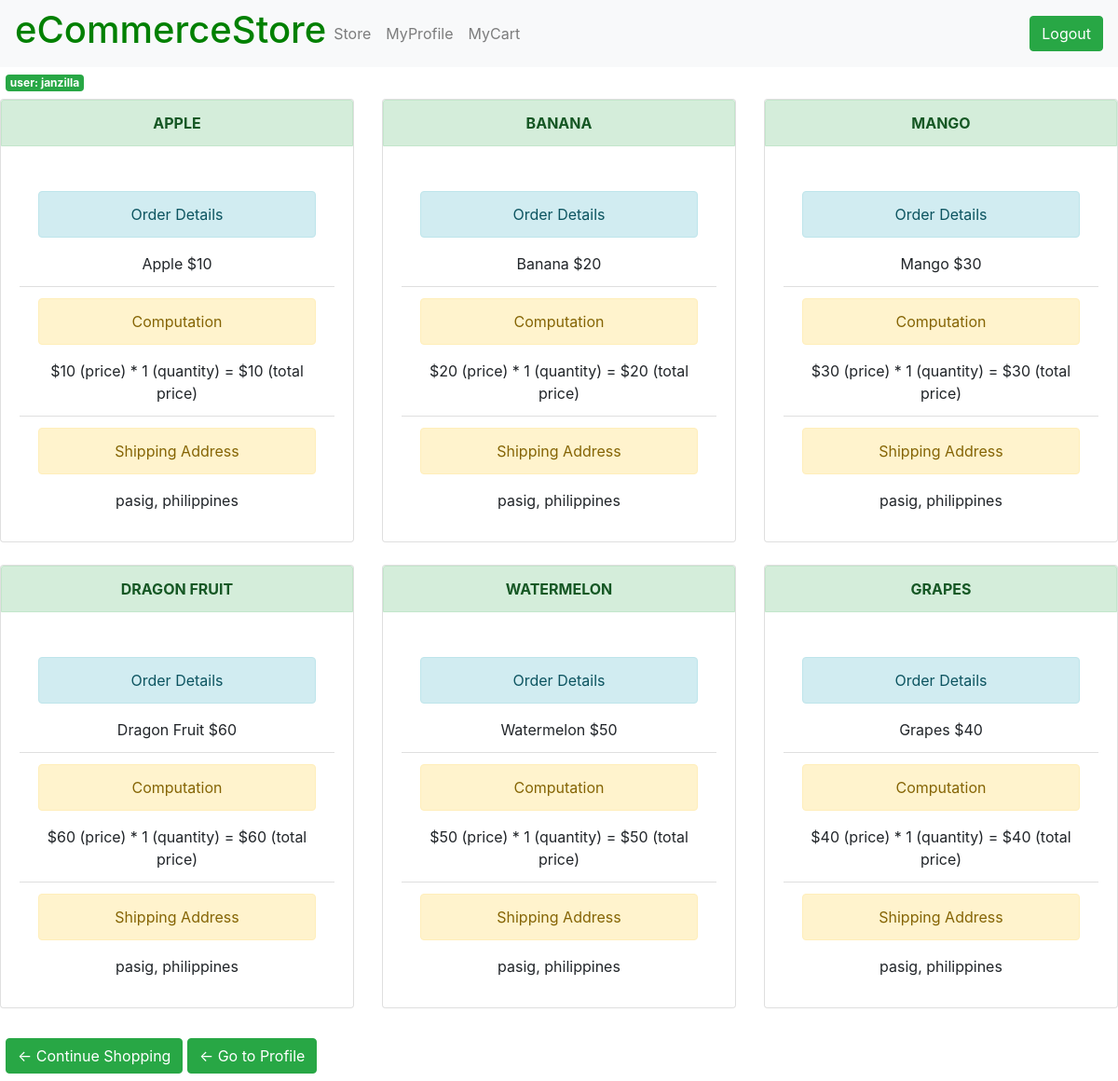
The page /store/cart/ (signed in) on the database its author committed.
### store/models.py (models this page shows, shortened)
class Order(models.Model):
    user = models.ForeignKey(User, null=True, on_delete=models.DO_NOTHING)
    product = models.ForeignKey(Product, null=True, on_delete=models.DO_NOTHING)
    current_user = models.CharField(max_length=100, null=True)
    product_name = models.CharField(max_length=100, null=True)
    product_price = models.IntegerField(default=0, null=True)
    quantity = models.IntegerField(default=0, null=True)
    total_price = models.IntegerField(default=0, null=True)
    shipping_address = models.CharField(max_length=100, null=True)

### store/views.py (the view)
def cart(request):
    current_user = request.user
    myOrders = Order.objects.filter(current_user=current_user)
    context = {'current_user': current_user, 'myOrders': myOrders}
    return render(request, 'store/cart.html', context)

### store/templates/store/cart.html (shortened to what this page needs)
{% extends 'store/base_logged_in.html' %}
{% load static %}
{% block content %}
    <span class="badge bg-success margin white">user: {{ current_user.username }}</span>
    <div class="row row-cols-1 row-cols-md-3 g-4">
        {% for myOrder in myOrders %}
            <div class="col">
                <div class="card">
                    <div class="card-header alert alert-success textCenter" role="alert"><strong>{{ myOrder.product_name }}</strong></div>
                    <div class="card-body">
                        <ul class="list-group list-group-flush">
                            <li class="list-group-item textCenterTwo">
                                <div class="alert alert-info textCenterTwo" role="alert">Order Details</div>
                                {{ myOrder.product_name }} ${{ myOrder.product_price }}
                            </li>
                            <li class="list-group-item textCenterTwo">
                                <div class="alert alert-warning" role="alert">Computation</div>
                                ${{ myOrder.product_price }} (price) * {{ myOrder.quantity }} (quantity) = ${{ myOrder.total_price }} (total price)
                            </li>
                            <li class="list-group-item textCenterTwo">
                                <div class="alert alert-warning" role="alert">Shipping Address</div>
                                {{ myOrder.shipping_address }}
                            </li>
                        </ul>
                    </div>
                </div>
                <br>
            </div>
        {% endfor %}
    </div>
    <div class="margin">
        <a class="btn btn-success" href="{% url 'store:mystore' %}">&#x2190; Continue Shopping</a>
        <a class="btn btn-success" href="{% url 'store:profile' %}">&#x2190; Go to Profile</a>
    </div>
{% endblock content %}

### store/static/store/style.css (style rules this page uses)
.margin { margin: 1vh 0px 1vh 0.5vw; }
.white { color: white; }
.textCenter { text-align: center; text-transform: uppercase; }
.textCenterTwo { text-align: center; }
::placeholder { text-align: center; font-style: italic; }

### rows shown on the page
Order: product_name "APPLE", product_name "Apple", product_price "10", quantity "1", total_price "10", shipping_address "pasig, philippines"
Order: product_name "BANANA", product_name "Banana", product_price "20", quantity "1", total_price "20", shipping_address "pasig, philippines"
Order: product_name "MANGO", product_name "Mango", product_price "30", quantity "1", total_price "30", shipping_address "pasig, philippines"
Order: product_name "DRAGON FRUIT", product_name "Dragon Fruit", product_price "60", quantity "1", total_price "60", shipping_address "pasig, philippines"
Order: product_name "WATERMELON", product_name "Watermelon", product_price "50", quantity "1", total_price "50", shipping_address "pasig, philippines"
Order: product_name "GRAPES", product_name "Grapes", product_price "40", quantity "1", total_price "40", shipping_address "pasig, philippines"

### other values the page prints
{{ current_user.username }} "janzilla"
